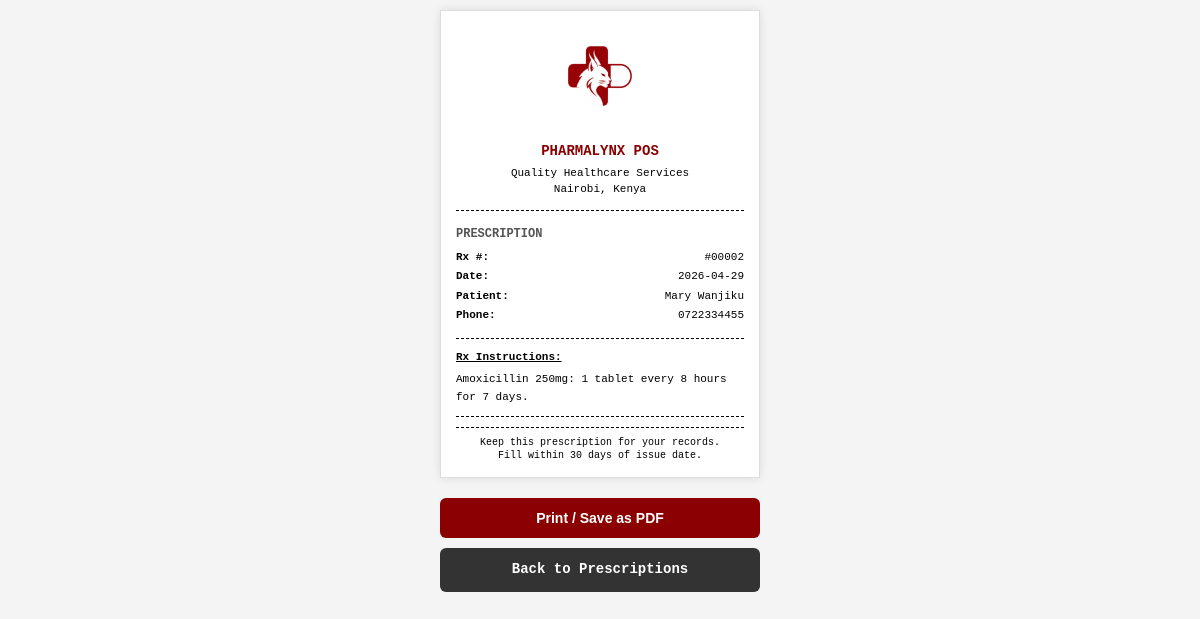
/pages/generate_prescription_receipt.php?id=2 (signed in), run on the app's committed database.
### tables this page shows
CREATE TABLE `prescriptions` (
  `id` int(11) NOT NULL AUTO_INCREMENT,
  `customer_id` int(11) NOT NULL,
  `notes` text DEFAULT NULL,
  `date` date NOT NULL,
  `created_at` timestamp NOT NULL DEFAULT current_timestamp(),
  PRIMARY KEY (`id`),
  KEY `customer_id` (`customer_id`),
  CONSTRAINT `prescriptions_ibfk_1` FOREIGN KEY (`customer_id`) REFERENCES `customers` (`id`) ON DELETE CASCADE
);

CREATE TABLE `customers` (
  `id` int(11) NOT NULL AUTO_INCREMENT,
  `first_name` varchar(50) NOT NULL, 
  `last_name` varchar(50) NOT NULL, 
  `phone` varchar(20) DEFAULT NULL,
  `created_at` timestamp NOT NULL DEFAULT current_timestamp(),
  PRIMARY KEY (`id`)
);

### pages/generate_prescription_receipt.php (the view, shortened to what this page needs)
<?php
require_once '../config/db.php';
$prescription_id = (int)$_GET['id'];
try {
    $stmt = $conn->prepare("SELECT p.*, c.first_name, c.last_name, c.phone FROM prescriptions p
                            LEFT JOIN customers c ON p.customer_id = c.id
                            WHERE p.id = ?");
    $stmt->execute([$prescription_id]);
    $prescription = $stmt->fetch();
} catch (PDOException $e) {
    die("Error: " . $e->getMessage());
}
?>
<!DOCTYPE html>
<html lang="en">
<head>
</head>
<body>
    <div class="receipt">
        <div class="header">
            <div class="logo-container">
                <img src="../assets/images/logo_print.png" alt="Logo" class="logo">
            </div>
            <h1 class="title">PharmaLynx POS</h1>
            <p>Quality Healthcare Services<br>Nairobi, Kenya</p>
        </div>
        <div class="subtitle">PRESCRIPTION</div>
        <div class="info">
            <div><span>Rx #:</span> <span>#<?php echo str_pad($prescription_id, 5, '0', STR_PAD_LEFT); ?></span></div>
            <div><span>Date:</span> <span><?php echo $prescription['date']; ?></span></div>
            <div><span>Patient:</span> <span><?php echo $prescription['first_name'] . " " . $prescription['last_name']; ?></span></div>
            <?php if ($prescription['phone']): ?>
            <div><span>Phone:</span> <span><?php echo $prescription['phone']; ?></span></div>
            <?php endif; ?>
        </div>
        <div class="prescription-section">
            <div class="prescription-label">Rx Instructions:</div>
            <div class="prescription-content"><?php echo htmlspecialchars($prescription['notes']); ?></div>
        </div>
        <div class="footer">
            <p>Keep this prescription for your records.<br>Fill within 30 days of issue date.</p>
        </div>
    </div>
    <div class="no-print-actions">
        <button onclick="window.print()" class="btn btn-print">
            <i class="fas fa-print"></i> Print / Save as PDF
        </button>
        <a href="prescriptions.php" class="btn btn-back">
            Back to Prescriptions
        </a>
    </div>
</body>
</html>

### pages/generate_prescription_receipt.php (style rules this page uses)
* { margin: 0; padding: 0; box-sizing: border-box; }
body { font-family: 'Courier New', Courier, monospace; font-size: 12px; line-height: 1.4; color: #000; background: #f4f4f4; padding: 10px; }
.receipt { background: #fff; width: 100%; max-width: 320px; margin: 0 auto 20px; padding: 15px; box-shadow: 0 0 10px rgba(0,0,0,0.1); border: 1px solid #ddd; }
.header { text-align: center; margin-bottom: 15px; border-bottom: 1px dashed #000; padding-bottom: 10px; }
.logo-container { background: #fff; padding: 0; display: inline-block; border-radius: 5px; margin-bottom: 5px; }
.logo { width: 100px; height: auto; display: block; margin: 0 auto; }
.title { font-size: 14px; font-weight: bold; text-transform: uppercase; margin: 5px 0; color: #8b0000; }
.header p { margin: 3px 0; font-size: 11px; }
.subtitle { font-weight: bold; font-size: 12px; margin: 5px 0; color: #555; }
.info { margin-bottom: 12px; font-size: 11px; }
.info div { display: flex; justify-content: space-between; padding: 2px 0; word-wrap: break-word; }
.info span:first-child { font-weight: bold; min-width: 80px; }
.info span:last-child { text-align: right; flex: 1; }
.prescription-section { border-top: 1px dashed #000; border-bottom: 1px dashed #000; padding: 10px 0; margin: 10px 0; font-size: 11px; line-height: 1.6; }
.prescription-label { font-weight: bold; text-decoration: underline; margin-bottom: 5px; }
.prescription-content { white-space: pre-wrap; word-wrap: break-word; }
.footer { text-align: center; margin-top: 10px; font-size: 10px; border-top: 1px dashed #000; padding-top: 8px; }
.footer p { margin: 0; line-height: 1.3; }
.no-print-actions { text-align: center; display: flex; flex-direction: column; gap: 10px; max-width: 320px; margin: 0 auto; }
.btn { padding: 12px 20px; border: none; cursor: pointer; border-radius: 6px; font-weight: bold; font-size: 14px; text-decoration: none; display: inline-block; transition: all 0.3s ease; width: 100%; text-align: center; }
.btn-print { background: #8b0000; color: #fff; }
.btn-back { background: #333; color: #fff; }

### data on the page
prescriptions: date "2026-04-29", customer.first_name "Mary", customer.last_name "Wanjiku", customer.phone "0722334455", notes "Amoxicillin 250mg: 1 tablet every 8 hours for 7 days."

### other printed values
str_pad($prescription_id, 5, '0', STR_PAD_LEFT) "00002"
